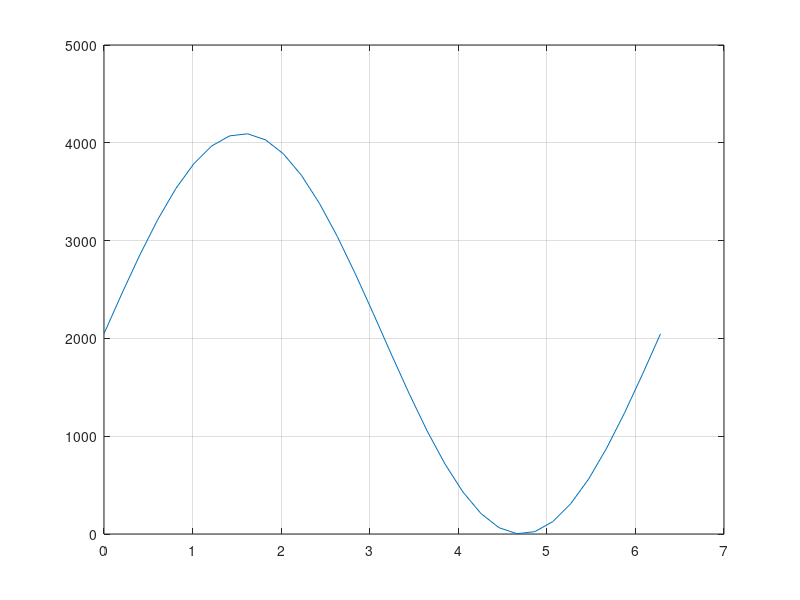

Source code (MATLAB):
%% Generating an n-bit sine wave
% Modifiable parameters: step, bits, offset
close; clear; clc;

points = 32;                            % number of points between sin(0) to sin(2*pi)
bits   = 12;                             % 12-bit sine wave for 12-bit DAC


t = (0:((2*pi/(points-1))):(2*pi))*1;        % creating a vector from 0 to 2*pi
y = sin(t);                              % getting the sine values
y = y + 1;                               % getting rid of negative values (shifting up by 1)
y = y*(((2^bits)-1)/2);
y = round(y);                            % rounding the values
plot(t, y); grid                         % plotting for visual confirmation

fprintf('%d, %d, %d, %d, %d, %d, %d, %d, %d, %d, \n', y);